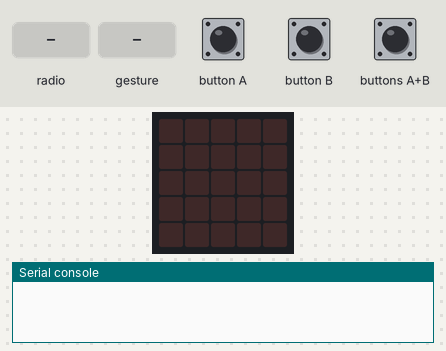
A program run on a simulated BBC micro:bit (MakeCode). Parts: the board's 5×5 LED display, the last lines printed to the serial console. The inputs (shaded band) are chosen by the test bench. Random numbers come from a fixed seed; no radio messages arrive unless stated (any console line starting 'radio sent:' is added by the test bench); a tilt is held for 1.5 s and a shake lasts 1 s, then the board lies face up again.

Above: at 1.2 s.
1.3 s: buttons A+B pressed for 0.15 s
4.4 s: radio message "1" arrives
7.4 s: gesture 'shake'
9.3 s: radio message "0" arrives
At 9.7 s:
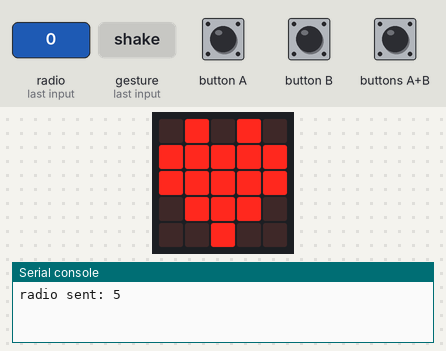
10.8 s: radio message "5" arrives
At 12.1 s:
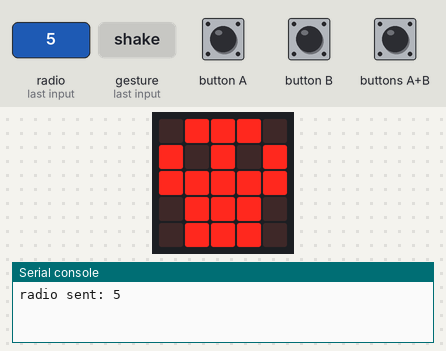
13.8 s: buttons A+B pressed for 1 s
At 16.9 s:
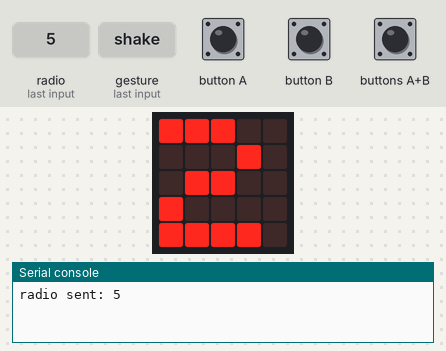
Timing chart, 0 to 18.4 s (numbered marks = the images above; inputs shaded):
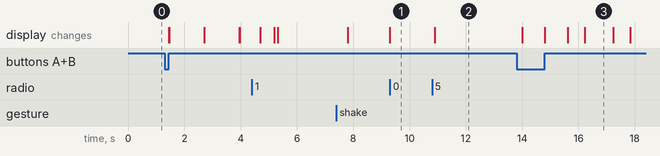

Measured:
- after the input at 9.3 s, the display: changes at once (image 1)
- after the input at 10.8 s, the display: changes after 0.10 s (image 2)

The program:

main.ts
```typescript
radio.onReceivedNumber(function (receivedNumber) {
    폭탄시간 = receivedNumber
})
input.onGesture(Gesture.Shake, function () {
    if (폭탄시간 > 0) {
        radio.sendNumber(폭탄시간)
        폭탄시간 = -1
    }
})
input.onButtonPressed(Button.AB, function () {
    basic.showNumber(3)
    basic.pause(500)
    basic.showNumber(2)
    basic.pause(500)
    basic.showNumber(1)
    basic.pause(500)
    basic.clearScreen()
    폭탄시간 = randint(5, 20)
})
let 폭탄시간 = 0
폭탄시간 = -1
radio.setGroup(1)
basic.forever(function () {
    if (폭탄시간 == 0) {
        basic.showIcon(IconNames.Heart)
        basic.pause(1000)
    }
    if (폭탄시간 < 0) {
        basic.clearScreen()
    }
    if (폭탄시간 > 0) {
        basic.showIcon(IconNames.Skull)
        폭탄시간 += -1
    }
})
```

test.ts
```typescript
// 테스트는 여기로 이동합니다; 이 패키지가 확장으로 사용될 때 컴파일되지 않을 것 입니다.
```
